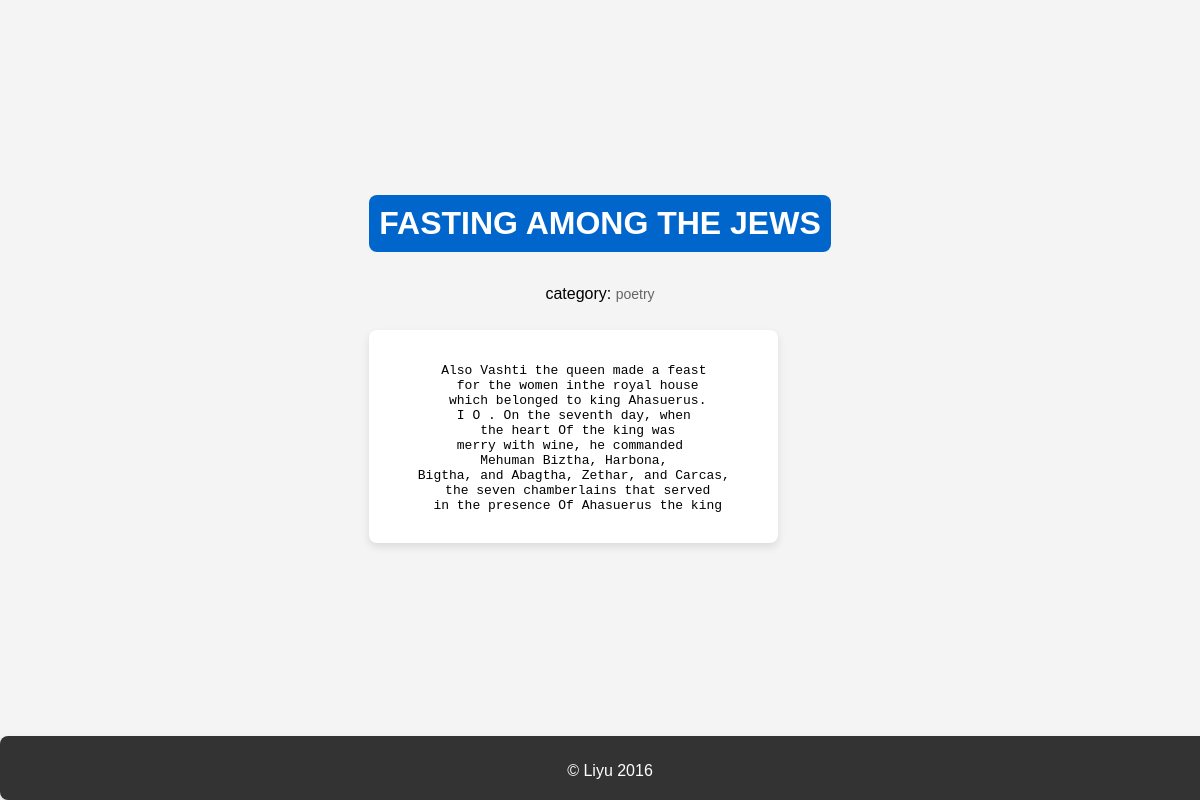
/tesfa/jews/1/, run on the app's committed database.
### tesfa/models.py (models this page shows, shortened)
class Post(models.Model):
    title = models.CharField(max_length=30 )
    slug = models.SlugField(max_length=30)
    category = models.ManyToManyField(Category)
    author = models.ForeignKey( Author,  on_delete=models.CASCADE)
    publisher = models.ForeignKey(User, on_delete=models.SET_NULL, null=True, blank=True)
    class Status(models.IntegerChoices):
        PUBLISHED = 1, 'published'
        DRAFT = 2, 'draft'
    status = models.IntegerField(choices=Status.choices)
    published = models.DateTimeField(auto_now_add=True)
    modified = models.DateTimeField(auto_now=True)
    content = models.TextField()
    class Meta:
        ordering = ['-published']

class Category(models.Model):
    name = models.CharField(max_length=30)
    def __str__(self):
        return self.name

### tesfa/views.py (the view)
# urls.py: path('<str:param1>/<int:param2>/', views.post_detail, name='post_detail'),
def post_detail(request, param1, param2):
    current_post = Post.objects.get(id=param2)
    return render(request, 'tesfa/post/detail.html', {'post' : current_post})

### tesfa/templates/tesfa/post/detail.html (shortened to what this page needs)
{% extends 'tesfa/base.html' %}
{% block content %}
  {% if post %}
    <h1>{{ post.title }}</h1>
    {% if post.category %}
      <span>category:</span> {% for category in post.category.all %}
      <p class="post-meta">{{category}}</p>
      {% endfor %}
    {% else %}
      <h2>category unknown</h2>
    {% endif %}
    <div class="post-content">
      <pre>{{ post.content }}</pre>
    </div>
  {% else %}
    <p>no content yet!</p>
  {% endif %}
{% endblock %}

### tesfa/static/css/styles.css (style rules this page uses)
body { font-family: Arial, sans-serif; margin: 0; padding: 0; display: flex; flex-direction: column; min-height: 100vh; background-color: #f4f4f4; }
h1 { color: #333; font-size: 2em; margin-bottom: 20px; background-color: #0066cc; padding: 10px; border-radius: 8px; color: #fff; }
.post-meta { color: #666; font-size: 14px; display: inline-block; margin-bottom: 8px; }
.post-content { margin-top: 20px; background-color: #fff; padding: 20px; border-radius: 8px; box-shadow: 0 4px 8px rgba(0, 0, 0, 0.1); width: 80%; }
.post-content pre, p { margin-bottom: 10px; }

### data on the page
Post: title "FASTING AMONG THE JEWS", content "Also Vashti the queen made a feast for the women inthe royal house which belonged to king Ahasuerus. I O . On the seventh day, when the heart Of the king was merry with wine, he commanded Mehuman Biztha, Harbona, Bigtha, and Abagtha, Zethar, and Carcas, the seven chamberlains that served in the presence Of Ahasuerus the king"
Category: name "poetry"
